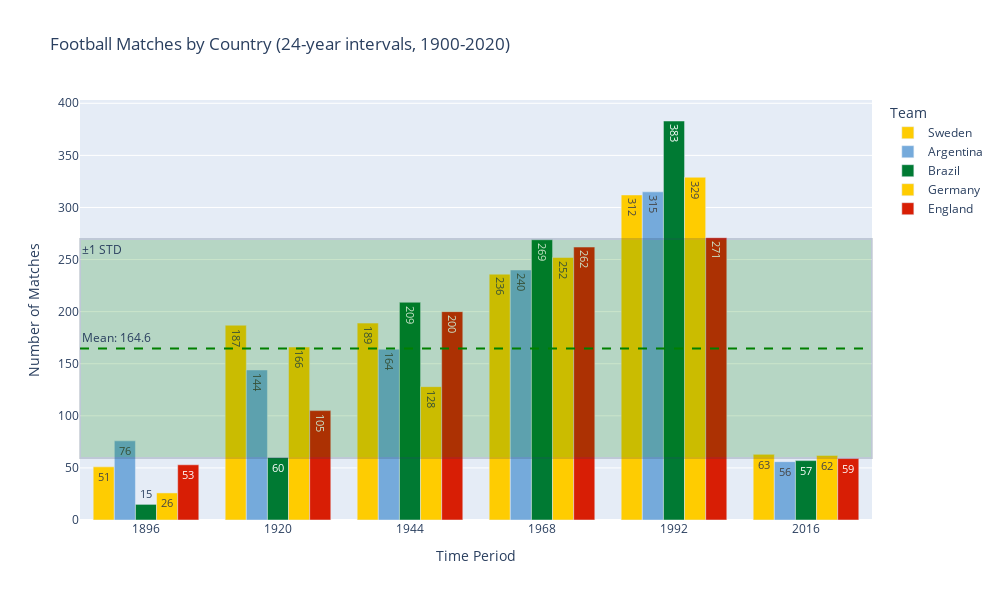
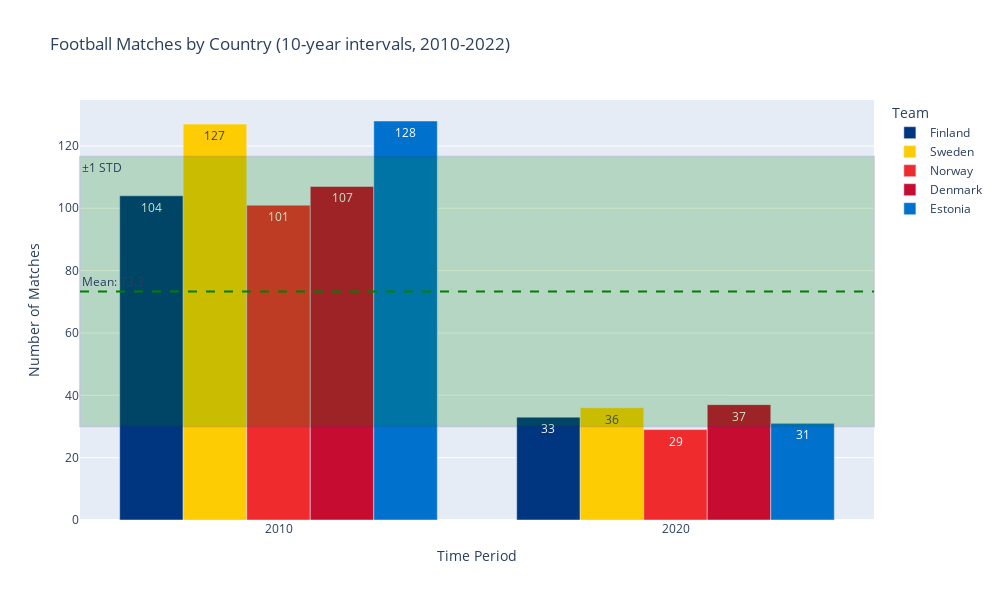

Source (notebook cell) for these figures, in order:
### Markdown cell above
<h1 style="line-height:3rem;">1. Total matches played in every n year (Note: 2) by country_1 and country_2 (Note: 1), country_3 (Note: 1), and plotted as a grouped bar chart </h1>

### Code cell
def plot_total_matches(df, countries=None, interval=20, top_n=10, start_year=1880, end_year=2024):
    """
    Visualizes total matches played by top countries in complete time intervals.
    Args:
        df: DataFrame containing match data
        countries: Optional list of countries to analyze
        interval: Years per time group (default 20)
        top_n: Number of top countries to show (default 10)
        start_year: First year to include (default 1880)
        end_year: Last year to include (default 2024)
    """
    # Filter by year range first
    df = df.copy()
    df['Year'] = pd.to_datetime(df['Date']).dt.year
    df_filtered = df[(df['Year'] >= start_year) & (df['Year'] <= end_year)]
    
    # Select top countries if none specified
    if not countries:
        total_matches = (df_filtered['Home_team'].value_counts() + 
                        df_filtered['Away_team'].value_counts())
        country_list = total_matches.nlargest(top_n).index.tolist()
    else:
        country_list = countries[:top_n]  # Limit to top_n even with specified countries

    # Filter for selected countries
    matches = df_filtered[
        (df_filtered['Home_team'].isin(country_list)) | 
        (df_filtered['Away_team'].isin(country_list))
    ].copy()
    
    # Create complete range of year groups
    min_year = matches['Year'].min() if not matches.empty else start_year
    max_year = matches['Year'].max() if not matches.empty else end_year
    all_year_groups = pd.DataFrame({
        'Year_Group': range((start_year // interval) * interval, 
                          ((end_year // interval) + 1) * interval, 
                          interval)
    })
    
    # Create time groups for matches
    matches['Year_Group'] = (matches['Year'] // interval) * interval
    
    # Melt to combine home/away teams
    melted = matches.melt(
        id_vars=['Year_Group'],
        value_vars=['Home_team', 'Away_team'],
        value_name='Team'
    )
    
    # Aggregate with all possible year groups
    group_data = melted.groupby(['Year_Group', 'Team']).size().unstack(fill_value=0)
    group_data = all_year_groups.merge(group_data.reset_index(), on='Year_Group', how='left').fillna(0)
    group_data = group_data.set_index('Year_Group')
    plot_data = group_data[country_list]
    plot_data_with_total = plot_data.copy()
    
    # Add summary rows
    plot_data_with_total.loc['Avg'] = plot_data.mean()
    plot_data_with_total.loc['STD'] = plot_data.std()
    plot_data_with_total.loc['Total'] = plot_data.sum()

    # Display data table with gradient
    print(f"\n{'='*50}\nTotal Matches ({start_year}-{end_year}) - Top {len(country_list)} Countries\n{'='*50}")
    display(plot_data_with_total.style.background_gradient(cmap='Blues', axis=0))

    # Prepare melted data for visualization
    plot_data_melted = plot_data.reset_index().melt(
        id_vars='Year_Group',
        value_vars=country_list,
        var_name='Team',
        value_name='Matches'
    )

    # Calculate stats
    avg_value = plot_data_melted['Matches'].mean()
    std_value = plot_data_melted['Matches'].std()
    
    # Create interactive bar chart with custom colors
    fig = px.bar(
        plot_data_melted,
        x='Year_Group',
        y='Matches',
        color='Team',
        color_discrete_map={country: get_country_color(country) for country in country_list},
        barmode='group',
        title=f'Football Matches by Country ({interval}-year intervals, {start_year}-{end_year})',
        labels={'Year_Group': 'Time Period', 'Matches': 'Number of Matches'},
        text_auto=True
    ).update_layout(
        height=600,
        width=1000,
        uniformtext_minsize=8,
        uniformtext_mode='hide'
    )
    
    # Add reference lines
    fig.add_hline(
        y=avg_value,
        line_dash="dash",
        line_color="green",
        annotation_text=f"Mean: {avg_value:.1f}",
        annotation_position="top left"
    )
    
    fig.add_hrect(
        y0=avg_value - std_value,
        y1=avg_value + std_value,
        fillcolor="green",
        opacity=0.2,
        annotation_text="±1 STD",
        annotation_position="top left"
    )
    
    fig.show()
    
    return 0

# Example Usage
df = pd.read_csv("Datasets/Sports_Football_1872_2025.csv")

# Example 1: Top 5 countries from 1950-2020 in 10-year intervals
plot_total_matches(df, interval=24, top_n=5, start_year=1900, end_year=2020)

# Example 2: Specific Nordic countries from 1990-2022
plot_total_matches(df, 
                  countries=['Finland', 'Sweden', 'Norway', 'Denmark', 'Estonia'], 
                  interval=10, 
                  start_year=2010, 
                  end_year=2022)

### Figure 1 — Plotly figure (JSON) as saved in the notebook; plotly's stock layout.template omitted (floating-point values rounded to 4 significant figures)
{"data": [{"alignmentgroup": "True", "hovertemplate": "Team=Sweden<br>Time Period=%{x}<br>Number of Matches=%{y}<extra></extra>", "legendgroup": "Sweden", "marker": {"color": "#FECC02", "pattern": {"shape": ""}}, "name": "Sweden", "offsetgroup": "Sweden", "orientation": "v", "showlegend": true, "textposition": "auto", "texttemplate": "%{y}", "type": "bar", "x": [1896, 1920, 1944, 1968, 1992, 2016], "xaxis": "x", "y": [51, 187, 189, 236, 312, 63], "yaxis": "y"}, {"alignmentgroup": "True", "hovertemplate": "Team=Argentina<br>Time Period=%{x}<br>Number of Matches=%{y}<extra></extra>", "legendgroup": "Argentina", "marker": {"color": "#75AADB", "pattern": {"shape": ""}}, "name": "Argentina", "offsetgroup": "Argentina", "orientation": "v", "showlegend": true, "textposition": "auto", "texttemplate": "%{y}", "type": "bar", "x": [1896, 1920, 1944, 1968, 1992, 2016], "xaxis": "x", "y": [76, 144, 164, 240, 315, 56], "yaxis": "y"}, {"alignmentgroup": "True", "hovertemplate": "Team=Brazil<br>Time Period=%{x}<br>Number of Matches=%{y}<extra></extra>", "legendgroup": "Brazil", "marker": {"color": "#007A33", "pattern": {"shape": ""}}, "name": "Brazil", "offsetgroup": "Brazil", "orientation": "v", "showlegend": true, "textposition": "auto", "texttemplate": "%{y}", "type": "bar", "x": [1896, 1920, 1944, 1968, 1992, 2016], "xaxis": "x", "y": [15, 60, 209, 269, 383, 57], "yaxis": "y"}, {"alignmentgroup": "True", "hovertemplate": "Team=Germany<br>Time Period=%{x}<br>Number of Matches=%{y}<extra></extra>", "legendgroup": "Germany", "marker": {"color": "#FFCC00", "pattern": {"shape": ""}}, "name": "Germany", "offsetgroup": "Germany", "orientation": "v", "showlegend": true, "textposition": "auto", "texttemplate": "%{y}", "type": "bar", "x": [1896, 1920, 1944, 1968, 1992, 2016], "xaxis": "x", "y": [26, 166, 128, 252, 329, 62], "yaxis": "y"}, {"alignmentgroup": "True", "hovertemplate": "Team=England<br>Time Period=%{x}<br>Number of Matches=%{y}<extra></extra>", "legendgroup": "England", "marker": {"color": "#D81E05", "pattern": {"shape": ""}}, "name": "England", "offsetgroup": "England", "orientation": "v", "showlegend": true, "textposition": "auto", "texttemplate": "%{y}", "type": "bar", "x": [1896, 1920, 1944, 1968, 1992, 2016], "xaxis": "x", "y": [53, 105, 200, 262, 271, 59], "yaxis": "y"}], "layout": {"annotations": [{"showarrow": false, "text": "Mean: 164.6", "x": 0, "xanchor": "left", "xref": "x domain", "y": 164.6, "yanchor": "bottom", "yref": "y"}, {"showarrow": false, "text": "±1 STD", "x": 0, "xanchor": "left", "xref": "x domain", "y": 269.7, "yanchor": "top", "yref": "y"}], "barmode": "group", "height": 600, "legend": {"title": {"text": "Team"}, "tracegroupgap": 0}, "shapes": [{"line": {"color": "green", "dash": "dash"}, "type": "line", "x0": 0, "x1": 1, "xref": "x domain", "y0": 164.6, "y1": 164.6, "yref": "y"}, {"fillcolor": "green", "opacity": 0.2, "type": "rect", "x0": 0, "x1": 1, "xref": "x domain", "y0": 59.6, "y1": 269.7, "yref": "y"}], "title": {"text": "Football Matches by Country (24-year intervals, 1900-2020)"}, "uniformtext": {"minsize": 8, "mode": "hide"}, "width": 1000, "xaxis": {"anchor": "y", "autorange": true, "domain": [0, 1], "range": [1884, 2028], "title": {"text": "Time Period"}, "type": "linear"}, "yaxis": {"anchor": "x", "autorange": true, "domain": [0, 1], "range": [0, 403.2], "title": {"text": "Number of Matches"}, "type": "linear"}}}

### Figure 2 — Plotly figure (JSON) as saved in the notebook; plotly's stock layout.template omitted (floating-point values rounded to 4 significant figures)
{"data": [{"alignmentgroup": "True", "hovertemplate": "Team=Finland<br>Time Period=%{x}<br>Number of Matches=%{y}<extra></extra>", "legendgroup": "Finland", "marker": {"color": "#003580", "pattern": {"shape": ""}}, "name": "Finland", "offsetgroup": "Finland", "orientation": "v", "showlegend": true, "textposition": "auto", "texttemplate": "%{y}", "type": "bar", "x": [2010, 2020], "xaxis": "x", "y": [104, 33], "yaxis": "y"}, {"alignmentgroup": "True", "hovertemplate": "Team=Sweden<br>Time Period=%{x}<br>Number of Matches=%{y}<extra></extra>", "legendgroup": "Sweden", "marker": {"color": "#FECC02", "pattern": {"shape": ""}}, "name": "Sweden", "offsetgroup": "Sweden", "orientation": "v", "showlegend": true, "textposition": "auto", "texttemplate": "%{y}", "type": "bar", "x": [2010, 2020], "xaxis": "x", "y": [127, 36], "yaxis": "y"}, {"alignmentgroup": "True", "hovertemplate": "Team=Norway<br>Time Period=%{x}<br>Number of Matches=%{y}<extra></extra>", "legendgroup": "Norway", "marker": {"color": "#EF2B2D", "pattern": {"shape": ""}}, "name": "Norway", "offsetgroup": "Norway", "orientation": "v", "showlegend": true, "textposition": "auto", "texttemplate": "%{y}", "type": "bar", "x": [2010, 2020], "xaxis": "x", "y": [101, 29], "yaxis": "y"}, {"alignmentgroup": "True", "hovertemplate": "Team=Denmark<br>Time Period=%{x}<br>Number of Matches=%{y}<extra></extra>", "legendgroup": "Denmark", "marker": {"color": "#C60C30", "pattern": {"shape": ""}}, "name": "Denmark", "offsetgroup": "Denmark", "orientation": "v", "showlegend": true, "textposition": "auto", "texttemplate": "%{y}", "type": "bar", "x": [2010, 2020], "xaxis": "x", "y": [107, 37], "yaxis": "y"}, {"alignmentgroup": "True", "hovertemplate": "Team=Estonia<br>Time Period=%{x}<br>Number of Matches=%{y}<extra></extra>", "legendgroup": "Estonia", "marker": {"color": "#0072CE", "pattern": {"shape": ""}}, "name": "Estonia", "offsetgroup": "Estonia", "orientation": "v", "showlegend": true, "textposition": "auto", "texttemplate": "%{y}", "type": "bar", "x": [2010, 2020], "xaxis": "x", "y": [128, 31], "yaxis": "y"}], "layout": {"annotations": [{"showarrow": false, "text": "Mean: 73.3", "x": 0, "xanchor": "left", "xref": "x domain", "y": 73.3, "yanchor": "bottom", "yref": "y"}, {"showarrow": false, "text": "±1 STD", "x": 0, "xanchor": "left", "xref": "x domain", "y": 116.5, "yanchor": "top", "yref": "y"}], "barmode": "group", "height": 600, "legend": {"title": {"text": "Team"}, "tracegroupgap": 0}, "shapes": [{"line": {"color": "green", "dash": "dash"}, "type": "line", "x0": 0, "x1": 1, "xref": "x domain", "y0": 73.3, "y1": 73.3, "yref": "y"}, {"fillcolor": "green", "opacity": 0.2, "type": "rect", "x0": 0, "x1": 1, "xref": "x domain", "y0": 30.09, "y1": 116.5, "yref": "y"}], "title": {"text": "Football Matches by Country (10-year intervals, 2010-2022)"}, "uniformtext": {"minsize": 8, "mode": "hide"}, "width": 1000, "xaxis": {"anchor": "y", "autorange": true, "domain": [0, 1], "range": [2005, 2025], "title": {"text": "Time Period"}, "type": "linear"}, "yaxis": {"anchor": "x", "autorange": true, "domain": [0, 1], "range": [0, 134.7], "title": {"text": "Number of Matches"}, "type": "linear"}}}
